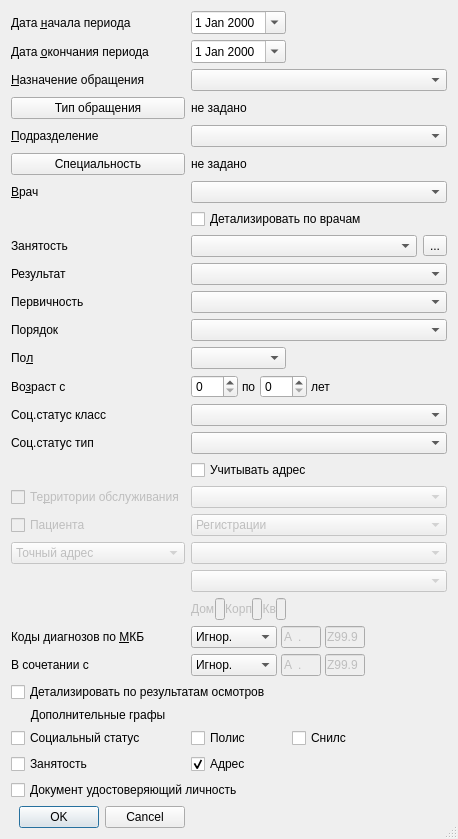
<?xml version="1.0" encoding="UTF-8"?>
<ui version="4.0">
 <class>EventResultSetupDialog</class>
 <widget class="QDialog" name="EventResultSetupDialog">
  <property name="windowModality">
   <enum>Qt::ApplicationModal</enum>
  </property>
  <property name="geometry">
   <rect>
    <x>0</x>
    <y>0</y>
    <width>458</width>
    <height>794</height>
   </rect>
  </property>
  <property name="sizePolicy">
   <sizepolicy hsizetype="Preferred" vsizetype="Preferred">
    <horstretch>0</horstretch>
    <verstretch>0</verstretch>
   </sizepolicy>
  </property>
  <property name="windowTitle">
   <string>параметры отчёта</string>
  </property>
  <property name="sizeGripEnabled">
   <bool>true</bool>
  </property>
  <layout class="QGridLayout" name="gridLayout">
   <item row="0" column="0">
    <widget class="QLabel" name="lblBegDate">
     <property name="text">
      <string>Дата &amp;начала периода</string>
     </property>
     <property name="buddy">
      <cstring>edtBegDate</cstring>
     </property>
    </widget>
   </item>
   <item row="0" column="1">
    <widget class="CDateEdit" name="edtBegDate">
     <property name="calendarPopup">
      <bool>true</bool>
     </property>
    </widget>
   </item>
   <item row="0" column="3" colspan="2">
    <spacer>
     <property name="orientation">
      <enum>Qt::Horizontal</enum>
     </property>
     <property name="sizeHint" stdset="0">
      <size>
       <width>91</width>
       <height>20</height>
      </size>
     </property>
    </spacer>
   </item>
   <item row="1" column="0">
    <widget class="QLabel" name="lblEndDate">
     <property name="text">
      <string>Дата &amp;окончания периода</string>
     </property>
     <property name="buddy">
      <cstring>edtEndDate</cstring>
     </property>
    </widget>
   </item>
   <item row="1" column="1">
    <widget class="CDateEdit" name="edtEndDate">
     <property name="calendarPopup">
      <bool>true</bool>
     </property>
    </widget>
   </item>
   <item row="1" column="3" colspan="2">
    <spacer>
     <property name="orientation">
      <enum>Qt::Horizontal</enum>
     </property>
     <property name="sizeHint" stdset="0">
      <size>
       <width>91</width>
       <height>20</height>
      </size>
     </property>
    </spacer>
   </item>
   <item row="2" column="0">
    <widget class="QLabel" name="lblEventPurpose">
     <property name="text">
      <string>&amp;Назначение обращения</string>
     </property>
     <property name="buddy">
      <cstring>cmbEventPurpose</cstring>
     </property>
    </widget>
   </item>
   <item row="3" column="0">
    <widget class="QPushButton" name="btnEventTypeList">
     <property name="text">
      <string>Тип обращения</string>
     </property>
    </widget>
   </item>
   <item row="3" column="1">
    <widget class="QLabel" name="lblEventTypeList">
     <property name="text">
      <string>не задано</string>
     </property>
     <property name="wordWrap">
      <bool>true</bool>
     </property>
    </widget>
   </item>
   <item row="4" column="0">
    <widget class="QLabel" name="lblOrgStructure">
     <property name="text">
      <string>&amp;Подразделение</string>
     </property>
     <property name="buddy">
      <cstring>cmbOrgStructure</cstring>
     </property>
    </widget>
   </item>
   <item row="5" column="0">
    <widget class="QPushButton" name="btnSpecialityList">
     <property name="text">
      <string>Специальность</string>
     </property>
    </widget>
   </item>
   <item row="5" column="1">
    <widget class="QLabel" name="lblSpecialityList">
     <property name="text">
      <string>не задано</string>
     </property>
     <property name="wordWrap">
      <bool>true</bool>
     </property>
    </widget>
   </item>
   <item row="6" column="0">
    <widget class="QLabel" name="lblPerson">
     <property name="text">
      <string>&amp;Врач</string>
     </property>
     <property name="buddy">
      <cstring>cmbPerson</cstring>
     </property>
    </widget>
   </item>
   <item row="7" column="1" colspan="2">
    <widget class="QCheckBox" name="chkPersonDetail">
     <property name="text">
      <string>Детализировать по врачам</string>
     </property>
    </widget>
   </item>
   <item row="8" column="0">
    <widget class="QLabel" name="lblWorkOrganisation">
     <property name="text">
      <string>Занятость</string>
     </property>
     <property name="buddy">
      <cstring>cmbWorkOrganisation</cstring>
     </property>
    </widget>
   </item>
   <item row="8" column="4">
    <widget class="QToolButton" name="btnSelectWorkOrganisation">
     <property name="text">
      <string>...</string>
     </property>
     <property name="arrowType">
      <enum>Qt::NoArrow</enum>
     </property>
    </widget>
   </item>
   <item row="9" column="0">
    <widget class="QLabel" name="lblResult">
     <property name="text">
      <string>Результат</string>
     </property>
    </widget>
   </item>
   <item row="10" column="0">
    <widget class="QLabel" name="lblPrimary">
     <property name="text">
      <string>Первичность</string>
     </property>
    </widget>
   </item>
   <item row="11" column="0">
    <widget class="QLabel" name="lblOrder">
     <property name="text">
      <string>Порядок</string>
     </property>
    </widget>
   </item>
   <item row="12" column="0">
    <widget class="QLabel" name="lblSex">
     <property name="text">
      <string>По&amp;л</string>
     </property>
     <property name="buddy">
      <cstring>cmbSex</cstring>
     </property>
    </widget>
   </item>
   <item row="12" column="1">
    <widget class="QComboBox" name="cmbSex">
     <item>
      <property name="text">
       <string/>
      </property>
     </item>
     <item>
      <property name="text">
       <string>М</string>
      </property>
     </item>
     <item>
      <property name="text">
       <string>Ж</string>
      </property>
     </item>
    </widget>
   </item>
   <item row="12" column="2" colspan="2">
    <spacer>
     <property name="orientation">
      <enum>Qt::Horizontal</enum>
     </property>
     <property name="sizeHint" stdset="0">
      <size>
       <width>141</width>
       <height>20</height>
      </size>
     </property>
    </spacer>
   </item>
   <item row="13" column="0">
    <widget class="QLabel" name="lblAge">
     <property name="text">
      <string>Во&amp;зраст с</string>
     </property>
     <property name="buddy">
      <cstring>edtAgeFrom</cstring>
     </property>
    </widget>
   </item>
   <item row="13" column="1" colspan="2">
    <widget class="QFrame" name="frmAge">
     <property name="frameShape">
      <enum>QFrame::NoFrame</enum>
     </property>
     <property name="frameShadow">
      <enum>QFrame::Raised</enum>
     </property>
     <layout class="QHBoxLayout">
      <property name="spacing">
       <number>4</number>
      </property>
      <property name="leftMargin">
       <number>0</number>
      </property>
      <property name="topMargin">
       <number>0</number>
      </property>
      <property name="rightMargin">
       <number>0</number>
      </property>
      <property name="bottomMargin">
       <number>0</number>
      </property>
      <item>
       <widget class="QSpinBox" name="edtAgeFrom">
        <property name="sizePolicy">
         <sizepolicy hsizetype="Preferred" vsizetype="Fixed">
          <horstretch>0</horstretch>
          <verstretch>0</verstretch>
         </sizepolicy>
        </property>
        <property name="maximum">
         <number>150</number>
        </property>
       </widget>
      </item>
      <item>
       <widget class="QLabel" name="lblAgeTo">
        <property name="text">
         <string>по</string>
        </property>
        <property name="buddy">
         <cstring>edtAgeTo</cstring>
        </property>
       </widget>
      </item>
      <item>
       <widget class="QSpinBox" name="edtAgeTo">
        <property name="sizePolicy">
         <sizepolicy hsizetype="Preferred" vsizetype="Fixed">
          <horstretch>0</horstretch>
          <verstretch>0</verstretch>
         </sizepolicy>
        </property>
        <property name="maximum">
         <number>150</number>
        </property>
       </widget>
      </item>
      <item>
       <widget class="QLabel" name="lblAgeYears">
        <property name="text">
         <string>лет</string>
        </property>
        <property name="buddy">
         <cstring>edtAgeTo</cstring>
        </property>
       </widget>
      </item>
      <item>
       <spacer>
        <property name="orientation">
         <enum>Qt::Horizontal</enum>
        </property>
        <property name="sizeHint" stdset="0">
         <size>
          <width>21</width>
          <height>20</height>
         </size>
        </property>
       </spacer>
      </item>
     </layout>
    </widget>
   </item>
   <item row="14" column="0">
    <widget class="QLabel" name="lblSocStatusClass">
     <property name="text">
      <string>Соц.статус класс</string>
     </property>
    </widget>
   </item>
   <item row="15" column="0">
    <widget class="QLabel" name="lblSocStatusType">
     <property name="text">
      <string>Соц.статус тип</string>
     </property>
    </widget>
   </item>
   <item row="16" column="1" colspan="2">
    <widget class="QCheckBox" name="chkAddress">
     <property name="text">
      <string>Учитывать адрес</string>
     </property>
    </widget>
   </item>
   <item row="17" column="0">
    <widget class="QCheckBox" name="chkArea">
     <property name="enabled">
      <bool>false</bool>
     </property>
     <property name="text">
      <string>Те&amp;рритории обслуживания</string>
     </property>
    </widget>
   </item>
   <item row="18" column="0">
    <widget class="QCheckBox" name="chkClientAddress">
     <property name="enabled">
      <bool>false</bool>
     </property>
     <property name="text">
      <string>Пациента</string>
     </property>
    </widget>
   </item>
   <item row="19" column="0">
    <widget class="QComboBox" name="cmbAddressType">
     <property name="enabled">
      <bool>false</bool>
     </property>
     <item>
      <property name="text">
       <string>Точный адрес</string>
      </property>
     </item>
     <item>
      <property name="text">
       <string>Иногородний</string>
      </property>
     </item>
     <item>
      <property name="text">
       <string>Иностранец</string>
      </property>
     </item>
    </widget>
   </item>
   <item row="21" column="1">
    <widget class="QWidget" name="pnlHomeAddress" native="true">
     <property name="enabled">
      <bool>true</bool>
     </property>
     <layout class="QHBoxLayout" name="horizontalLayout">
      <property name="spacing">
       <number>0</number>
      </property>
      <property name="leftMargin">
       <number>0</number>
      </property>
      <property name="topMargin">
       <number>0</number>
      </property>
      <property name="rightMargin">
       <number>0</number>
      </property>
      <property name="bottomMargin">
       <number>0</number>
      </property>
      <item>
       <widget class="QLabel" name="lblAddressHouse">
        <property name="enabled">
         <bool>false</bool>
        </property>
        <property name="text">
         <string>Дом</string>
        </property>
        <property name="alignment">
         <set>Qt::AlignLeading|Qt::AlignLeft|Qt::AlignVCenter</set>
        </property>
        <property name="buddy">
         <cstring>edtAddressHouse</cstring>
        </property>
       </widget>
      </item>
      <item>
       <widget class="QLineEdit" name="edtAddressHouse">
        <property name="enabled">
         <bool>false</bool>
        </property>
        <property name="sizePolicy">
         <sizepolicy hsizetype="Ignored" vsizetype="Fixed">
          <horstretch>0</horstretch>
          <verstretch>0</verstretch>
         </sizepolicy>
        </property>
       </widget>
      </item>
      <item>
       <widget class="QLabel" name="lblAddressCorpus">
        <property name="enabled">
         <bool>false</bool>
        </property>
        <property name="text">
         <string>Корп</string>
        </property>
        <property name="alignment">
         <set>Qt::AlignRight|Qt::AlignTrailing|Qt::AlignVCenter</set>
        </property>
        <property name="buddy">
         <cstring>edtAddressCorpus</cstring>
        </property>
       </widget>
      </item>
      <item>
       <widget class="QLineEdit" name="edtAddressCorpus">
        <property name="enabled">
         <bool>false</bool>
        </property>
        <property name="sizePolicy">
         <sizepolicy hsizetype="Ignored" vsizetype="Fixed">
          <horstretch>0</horstretch>
          <verstretch>0</verstretch>
         </sizepolicy>
        </property>
       </widget>
      </item>
      <item>
       <widget class="QLabel" name="lblAddressFlat">
        <property name="enabled">
         <bool>false</bool>
        </property>
        <property name="text">
         <string>Кв</string>
        </property>
        <property name="alignment">
         <set>Qt::AlignRight|Qt::AlignTrailing|Qt::AlignVCenter</set>
        </property>
        <property name="buddy">
         <cstring>edtAddressFlat</cstring>
        </property>
       </widget>
      </item>
      <item>
       <widget class="QLineEdit" name="edtAddressFlat">
        <property name="enabled">
         <bool>false</bool>
        </property>
        <property name="sizePolicy">
         <sizepolicy hsizetype="Ignored" vsizetype="Fixed">
          <horstretch>0</horstretch>
          <verstretch>0</verstretch>
         </sizepolicy>
        </property>
       </widget>
      </item>
     </layout>
    </widget>
   </item>
   <item row="22" column="0">
    <widget class="QLabel" name="lblMKB">
     <property name="text">
      <string>Коды диагнозов по &amp;МКБ</string>
     </property>
     <property name="buddy">
      <cstring>cmbMKBFilter</cstring>
     </property>
    </widget>
   </item>
   <item row="22" column="1" colspan="3">
    <widget class="QFrame" name="frmMKB">
     <property name="frameShape">
      <enum>QFrame::NoFrame</enum>
     </property>
     <property name="frameShadow">
      <enum>QFrame::Raised</enum>
     </property>
     <layout class="QGridLayout">
      <property name="leftMargin">
       <number>0</number>
      </property>
      <property name="topMargin">
       <number>0</number>
      </property>
      <property name="rightMargin">
       <number>0</number>
      </property>
      <property name="bottomMargin">
       <number>0</number>
      </property>
      <property name="horizontalSpacing">
       <number>4</number>
      </property>
      <property name="verticalSpacing">
       <number>0</number>
      </property>
      <item row="0" column="0">
       <widget class="QComboBox" name="cmbMKBFilter">
        <item>
         <property name="text">
          <string>Игнор.</string>
         </property>
        </item>
        <item>
         <property name="text">
          <string>Интервал</string>
         </property>
        </item>
       </widget>
      </item>
      <item row="0" column="1">
       <widget class="CICDCodeEdit" name="edtMKBFrom">
        <property name="enabled">
         <bool>false</bool>
        </property>
        <property name="sizePolicy">
         <sizepolicy hsizetype="Fixed" vsizetype="Fixed">
          <horstretch>0</horstretch>
          <verstretch>0</verstretch>
         </sizepolicy>
        </property>
        <property name="maximumSize">
         <size>
          <width>40</width>
          <height>16777215</height>
         </size>
        </property>
        <property name="inputMask">
         <string>a00.00</string>
        </property>
        <property name="text">
         <string>A.</string>
        </property>
        <property name="maxLength">
         <number>6</number>
        </property>
       </widget>
      </item>
      <item row="0" column="2">
       <widget class="CICDCodeEdit" name="edtMKBTo">
        <property name="enabled">
         <bool>false</bool>
        </property>
        <property name="sizePolicy">
         <sizepolicy hsizetype="Fixed" vsizetype="Fixed">
          <horstretch>0</horstretch>
          <verstretch>0</verstretch>
         </sizepolicy>
        </property>
        <property name="maximumSize">
         <size>
          <width>40</width>
          <height>16777215</height>
         </size>
        </property>
        <property name="inputMask">
         <string>a00.00</string>
        </property>
        <property name="text">
         <string>Z99.9</string>
        </property>
        <property name="maxLength">
         <number>6</number>
        </property>
       </widget>
      </item>
      <item row="0" column="3">
       <spacer>
        <property name="orientation">
         <enum>Qt::Horizontal</enum>
        </property>
        <property name="sizeHint" stdset="0">
         <size>
          <width>40</width>
          <height>20</height>
         </size>
        </property>
       </spacer>
      </item>
     </layout>
    </widget>
   </item>
   <item row="23" column="0">
    <widget class="QLabel" name="lblMKBEx">
     <property name="text">
      <string>В сочетании с</string>
     </property>
     <property name="buddy">
      <cstring>cmbMKBExFilter</cstring>
     </property>
    </widget>
   </item>
   <item row="23" column="1" colspan="3">
    <widget class="QFrame" name="frmMKBEx">
     <property name="frameShape">
      <enum>QFrame::NoFrame</enum>
     </property>
     <property name="frameShadow">
      <enum>QFrame::Raised</enum>
     </property>
     <layout class="QGridLayout">
      <property name="leftMargin">
       <number>0</number>
      </property>
      <property name="topMargin">
       <number>0</number>
      </property>
      <property name="rightMargin">
       <number>0</number>
      </property>
      <property name="bottomMargin">
       <number>0</number>
      </property>
      <property name="horizontalSpacing">
       <number>4</number>
      </property>
      <property name="verticalSpacing">
       <number>0</number>
      </property>
      <item row="0" column="0">
       <widget class="QComboBox" name="cmbMKBExFilter">
        <item>
         <property name="text">
          <string>Игнор.</string>
         </property>
        </item>
        <item>
         <property name="text">
          <string>Интервал</string>
         </property>
        </item>
       </widget>
      </item>
      <item row="0" column="1">
       <widget class="CICDCodeEdit" name="edtMKBExFrom">
        <property name="enabled">
         <bool>false</bool>
        </property>
        <property name="sizePolicy">
         <sizepolicy hsizetype="Fixed" vsizetype="Fixed">
          <horstretch>0</horstretch>
          <verstretch>0</verstretch>
         </sizepolicy>
        </property>
        <property name="maximumSize">
         <size>
          <width>40</width>
          <height>16777215</height>
         </size>
        </property>
        <property name="inputMask">
         <string>a00.00</string>
        </property>
        <property name="text">
         <string>A.</string>
        </property>
        <property name="maxLength">
         <number>6</number>
        </property>
       </widget>
      </item>
      <item row="0" column="2">
       <widget class="CICDCodeEdit" name="edtMKBExTo">
        <property name="enabled">
         <bool>false</bool>
        </property>
        <property name="sizePolicy">
         <sizepolicy hsizetype="Fixed" vsizetype="Fixed">
          <horstretch>0</horstretch>
          <verstretch>0</verstretch>
         </sizepolicy>
        </property>
        <property name="maximumSize">
         <size>
          <width>40</width>
          <height>16777215</height>
         </size>
        </property>
        <property name="inputMask">
         <string>a00.00</string>
        </property>
        <property name="text">
         <string>Z99.9</string>
        </property>
        <property name="maxLength">
         <number>6</number>
        </property>
       </widget>
      </item>
      <item row="0" column="3">
       <spacer>
        <property name="orientation">
         <enum>Qt::Horizontal</enum>
        </property>
        <property name="sizeHint" stdset="0">
         <size>
          <width>40</width>
          <height>20</height>
         </size>
        </property>
       </spacer>
      </item>
     </layout>
    </widget>
   </item>
   <item row="24" column="0" colspan="2">
    <widget class="QCheckBox" name="chkVisitResult">
     <property name="text">
      <string>Детализировать по результатам осмотров</string>
     </property>
    </widget>
   </item>
   <item row="25" column="0">
    <widget class="QLabel" name="lblAdditionalGraphs">
     <property name="text">
      <string>Дополнительные графы</string>
     </property>
     <property name="alignment">
      <set>Qt::AlignCenter</set>
     </property>
    </widget>
   </item>
   <item row="26" column="0">
    <widget class="QCheckBox" name="chkSocStatus">
     <property name="text">
      <string>Социальный статус</string>
     </property>
    </widget>
   </item>
   <item row="26" column="1">
    <widget class="QCheckBox" name="chkPolicy">
     <property name="text">
      <string>Полис</string>
     </property>
    </widget>
   </item>
   <item row="26" column="2">
    <widget class="QCheckBox" name="chkSnils">
     <property name="text">
      <string>Снилс</string>
     </property>
    </widget>
   </item>
   <item row="27" column="0">
    <widget class="QCheckBox" name="chkWork">
     <property name="text">
      <string>Занятость</string>
     </property>
    </widget>
   </item>
   <item row="27" column="1">
    <widget class="QCheckBox" name="chkAddionalAddress">
     <property name="text">
      <string>Адрес</string>
     </property>
     <property name="checked">
      <bool>true</bool>
     </property>
    </widget>
   </item>
   <item row="28" column="0" colspan="2">
    <widget class="QCheckBox" name="chkDocument">
     <property name="text">
      <string>Документ удостоверяющий личность</string>
     </property>
    </widget>
   </item>
   <item row="29" column="0">
    <spacer name="verticalSpacer">
     <property name="orientation">
      <enum>Qt::Vertical</enum>
     </property>
     <property name="sizeHint" stdset="0">
      <size>
       <width>20</width>
       <height>40</height>
      </size>
     </property>
    </spacer>
   </item>
   <item row="30" column="0">
    <widget class="QDialogButtonBox" name="buttonBox">
     <property name="orientation">
      <enum>Qt::Horizontal</enum>
     </property>
     <property name="standardButtons">
      <set>QDialogButtonBox::Cancel|QDialogButtonBox::Ok</set>
     </property>
    </widget>
   </item>
   <item row="4" column="1" colspan="4">
    <widget class="COrgStructureComboBox" name="cmbOrgStructure"/>
   </item>
   <item row="6" column="1" colspan="4">
    <widget class="CPersonComboBoxEx" name="cmbPerson"/>
   </item>
   <item row="8" column="1" colspan="3">
    <widget class="COrgComboBox" name="cmbWorkOrganisation"/>
   </item>
   <item row="2" column="1" colspan="4">
    <widget class="CRBComboBox" name="cmbEventPurpose"/>
   </item>
   <item row="9" column="1" colspan="4">
    <widget class="CResultComboBox" name="cmbResult"/>
   </item>
   <item row="10" column="1" colspan="4">
    <widget class="QComboBox" name="cmbPrimary">
     <item>
      <property name="text">
       <string/>
      </property>
     </item>
     <item>
      <property name="text">
       <string>Первичный</string>
      </property>
     </item>
     <item>
      <property name="text">
       <string>Повторный</string>
      </property>
     </item>
     <item>
      <property name="text">
       <string>Актив</string>
      </property>
     </item>
    </widget>
   </item>
   <item row="11" column="1" colspan="4">
    <widget class="QComboBox" name="cmbOrder">
     <item>
      <property name="text">
       <string/>
      </property>
     </item>
     <item>
      <property name="text">
       <string>Плановый</string>
      </property>
     </item>
     <item>
      <property name="text">
       <string>Экстренный</string>
      </property>
     </item>
     <item>
      <property name="text">
       <string>Самотёком</string>
      </property>
     </item>
     <item>
      <property name="text">
       <string>Принудительный</string>
      </property>
     </item>
     <item>
      <property name="text">
       <string>Внутренний перевод</string>
      </property>
     </item>
     <item>
      <property name="text">
       <string>Неотложная</string>
      </property>
     </item>
    </widget>
   </item>
   <item row="14" column="1" colspan="4">
    <widget class="CRBComboBox" name="cmbSocStatusClass"/>
   </item>
   <item row="15" column="1" colspan="4">
    <widget class="CRBComboBox" name="cmbSocStatusType"/>
   </item>
   <item row="17" column="1" colspan="4">
    <widget class="COrgStructureComboBox" name="cmbArea">
     <property name="enabled">
      <bool>false</bool>
     </property>
    </widget>
   </item>
   <item row="18" column="1" colspan="4">
    <widget class="QComboBox" name="cmbClientAddressType">
     <property name="enabled">
      <bool>false</bool>
     </property>
     <property name="sizePolicy">
      <sizepolicy hsizetype="Expanding" vsizetype="Fixed">
       <horstretch>0</horstretch>
       <verstretch>0</verstretch>
      </sizepolicy>
     </property>
     <item>
      <property name="text">
       <string>Регистрации</string>
      </property>
     </item>
     <item>
      <property name="text">
       <string>Проживания</string>
      </property>
     </item>
    </widget>
   </item>
   <item row="19" column="1" colspan="4">
    <widget class="CAllSelectableKLADRComboBox" name="cmbClientAddressCity">
     <property name="enabled">
      <bool>false</bool>
     </property>
     <property name="sizePolicy">
      <sizepolicy hsizetype="Expanding" vsizetype="Fixed">
       <horstretch>0</horstretch>
       <verstretch>0</verstretch>
      </sizepolicy>
     </property>
    </widget>
   </item>
   <item row="20" column="1" colspan="4">
    <widget class="CStreetComboBox" name="cmbClientAddressStreet">
     <property name="enabled">
      <bool>false</bool>
     </property>
     <property name="sizePolicy">
      <sizepolicy hsizetype="Expanding" vsizetype="Fixed">
       <horstretch>0</horstretch>
       <verstretch>0</verstretch>
      </sizepolicy>
     </property>
    </widget>
   </item>
  </layout>
 </widget>
 <customwidgets>
  <customwidget>
   <class>CRBComboBox</class>
   <extends>QComboBox</extends>
   <header>library/crbcombobox.h</header>
  </customwidget>
  <customwidget>
   <class>CDateEdit</class>
   <extends>QDateEdit</extends>
   <header>library/DateEdit.h</header>
  </customwidget>
  <customwidget>
   <class>CPersonComboBoxEx</class>
   <extends>QComboBox</extends>
   <header>Orgs/PersonComboBoxEx.h</header>
  </customwidget>
  <customwidget>
   <class>CICDCodeEdit</class>
   <extends>QLineEdit</extends>
   <header>library/ICDCodeEdit.h</header>
  </customwidget>
  <customwidget>
   <class>COrgComboBox</class>
   <extends>QComboBox</extends>
   <header>Orgs/OrgComboBox.h</header>
  </customwidget>
  <customwidget>
   <class>COrgStructureComboBox</class>
   <extends>QComboBox</extends>
   <header>Orgs/OrgStructComboBoxes.h</header>
  </customwidget>
  <customwidget>
   <class>CStreetComboBox</class>
   <extends>QComboBox</extends>
   <header>KLADR/kladrComboxes.h</header>
  </customwidget>
  <customwidget>
   <class>CAllSelectableKLADRComboBox</class>
   <extends>QComboBox</extends>
   <header>KLADR/kladrComboxes.h</header>
  </customwidget>
  <customwidget>
   <class>CResultComboBox</class>
   <extends>QComboBox</extends>
   <header>Orgs/OrgComboBox.h</header>
  </customwidget>
 </customwidgets>
 <tabstops>
  <tabstop>edtBegDate</tabstop>
  <tabstop>edtEndDate</tabstop>
  <tabstop>cmbEventPurpose</tabstop>
  <tabstop>cmbOrgStructure</tabstop>
  <tabstop>cmbPerson</tabstop>
  <tabstop>chkPersonDetail</tabstop>
  <tabstop>cmbWorkOrganisation</tabstop>
  <tabstop>btnSelectWorkOrganisation</tabstop>
  <tabstop>cmbResult</tabstop>
  <tabstop>cmbPrimary</tabstop>
  <tabstop>cmbOrder</tabstop>
  <tabstop>cmbSex</tabstop>
  <tabstop>edtAgeFrom</tabstop>
  <tabstop>edtAgeTo</tabstop>
  <tabstop>cmbSocStatusClass</tabstop>
  <tabstop>cmbSocStatusType</tabstop>
  <tabstop>chkAddress</tabstop>
  <tabstop>chkArea</tabstop>
  <tabstop>cmbArea</tabstop>
  <tabstop>chkClientAddress</tabstop>
  <tabstop>cmbClientAddressType</tabstop>
  <tabstop>cmbAddressType</tabstop>
  <tabstop>cmbClientAddressCity</tabstop>
  <tabstop>cmbClientAddressStreet</tabstop>
  <tabstop>edtAddressHouse</tabstop>
  <tabstop>edtAddressCorpus</tabstop>
  <tabstop>edtAddressFlat</tabstop>
  <tabstop>cmbMKBFilter</tabstop>
  <tabstop>edtMKBFrom</tabstop>
  <tabstop>edtMKBTo</tabstop>
  <tabstop>cmbMKBExFilter</tabstop>
  <tabstop>edtMKBExFrom</tabstop>
  <tabstop>edtMKBExTo</tabstop>
  <tabstop>chkVisitResult</tabstop>
  <tabstop>chkSocStatus</tabstop>
  <tabstop>chkPolicy</tabstop>
  <tabstop>chkWork</tabstop>
  <tabstop>chkAddionalAddress</tabstop>
  <tabstop>chkDocument</tabstop>
  <tabstop>buttonBox</tabstop>
 </tabstops>
 <resources/>
 <connections>
  <connection>
   <sender>buttonBox</sender>
   <signal>accepted()</signal>
   <receiver>EventResultSetupDialog</receiver>
   <slot>accept()</slot>
   <hints>
    <hint type="sourcelabel">
     <x>136</x>
     <y>709</y>
    </hint>
    <hint type="destinationlabel">
     <x>65</x>
     <y>418</y>
    </hint>
   </hints>
  </connection>
  <connection>
   <sender>buttonBox</sender>
   <signal>rejected()</signal>
   <receiver>EventResultSetupDialog</receiver>
   <slot>reject()</slot>
   <hints>
    <hint type="sourcelabel">
     <x>249</x>
     <y>709</y>
    </hint>
    <hint type="destinationlabel">
     <x>267</x>
     <y>420</y>
    </hint>
   </hints>
  </connection>
  <connection>
   <sender>chkArea</sender>
   <signal>toggled(bool)</signal>
   <receiver>cmbArea</receiver>
   <slot>setEnabled(bool)</slot>
   <hints>
    <hint type="sourcelabel">
     <x>157</x>
     <y>452</y>
    </hint>
    <hint type="destinationlabel">
     <x>197</x>
     <y>456</y>
    </hint>
   </hints>
  </connection>
 </connections>
</ui>
